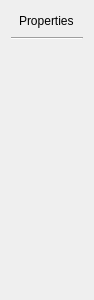
<?xml version="1.0" encoding="UTF-8"?>
<ui version="4.0">
 <class>object_properties_widget_t</class>
 <widget class="QWidget" name="object_properties_widget_t">
  <property name="geometry">
   <rect>
    <x>0</x>
    <y>0</y>
    <width>94</width>
    <height>300</height>
   </rect>
  </property>
  <property name="sizePolicy">
   <sizepolicy hsizetype="Preferred" vsizetype="Preferred">
    <horstretch>0</horstretch>
    <verstretch>0</verstretch>
   </sizepolicy>
  </property>
  <property name="minimumSize">
   <size>
    <width>0</width>
    <height>0</height>
   </size>
  </property>
  <property name="windowTitle">
   <string>Form</string>
  </property>
  <layout class="QVBoxLayout" name="verticalLayout">
   <item>
    <layout class="QHBoxLayout" name="titlebar_layout">
     <item>
      <spacer name="horizontalSpacer">
       <property name="orientation">
        <enum>Qt::Horizontal</enum>
       </property>
       <property name="sizeHint" stdset="0">
        <size>
         <width>40</width>
         <height>20</height>
        </size>
       </property>
      </spacer>
     </item>
     <item>
      <widget class="QLabel" name="title_label">
       <property name="text">
        <string>Properties</string>
       </property>
      </widget>
     </item>
     <item>
      <spacer name="horizontalSpacer_2">
       <property name="orientation">
        <enum>Qt::Horizontal</enum>
       </property>
       <property name="sizeHint" stdset="0">
        <size>
         <width>40</width>
         <height>20</height>
        </size>
       </property>
      </spacer>
     </item>
    </layout>
   </item>
   <item>
    <widget class="Line" name="line">
     <property name="orientation">
      <enum>Qt::Horizontal</enum>
     </property>
    </widget>
   </item>
   <item>
    <layout class="QVBoxLayout" name="properties_holder">
     <item>
      <layout class="QFormLayout" name="object_properties_layout"/>
     </item>
    </layout>
   </item>
   <item>
    <spacer name="verticalSpacer">
     <property name="orientation">
      <enum>Qt::Vertical</enum>
     </property>
     <property name="sizeHint" stdset="0">
      <size>
       <width>20</width>
       <height>40</height>
      </size>
     </property>
    </spacer>
   </item>
  </layout>
 </widget>
 <resources/>
 <connections/>
</ui>
